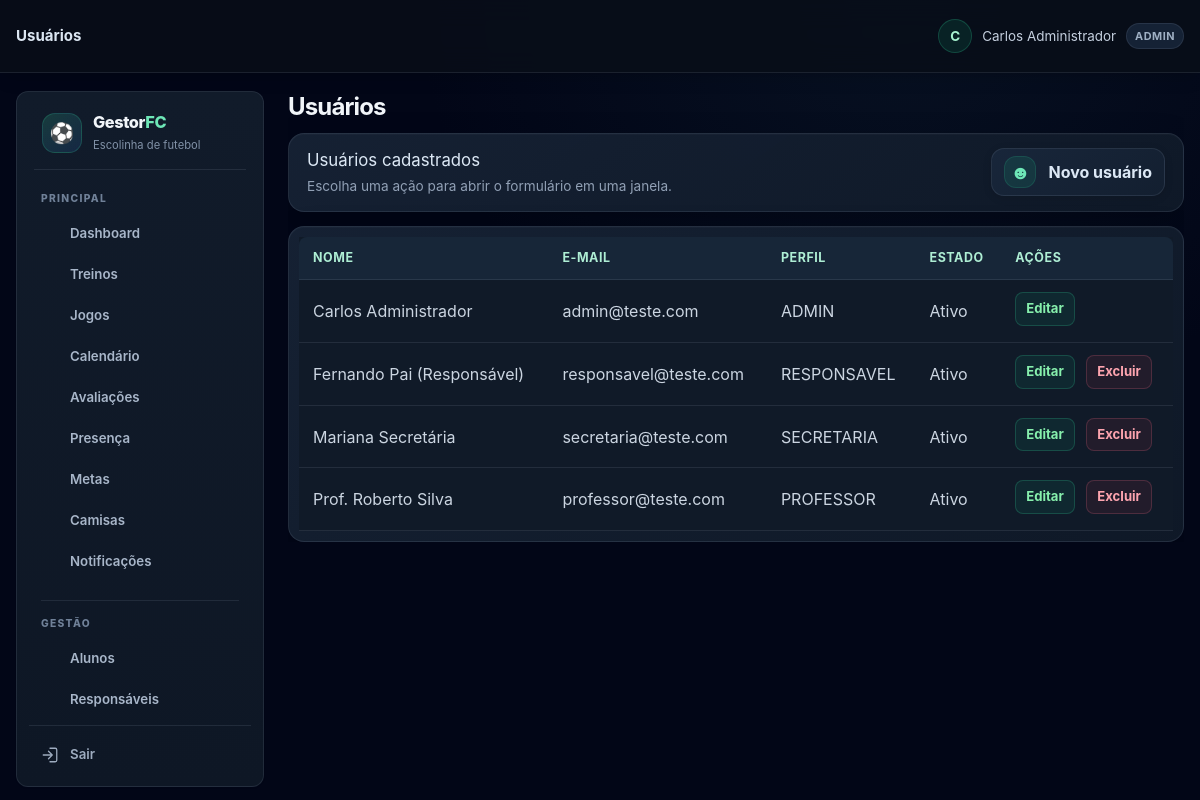
The page /usuarios.php (signed in) on the database its author committed.
### tables this page shows
CREATE TABLE TB_USUARIO (
    COD_USUARIO INT AUTO_INCREMENT PRIMARY KEY,
    COD_ESCOLINHA INT NOT NULL,
    NOME VARCHAR(100) NOT NULL,
    EMAIL VARCHAR(100) NOT NULL UNIQUE,
    SENHA_HASH VARCHAR(255) NOT NULL,
    PERFIL ENUM('ADMIN', 'SECRETARIA', 'PROFESSOR', 'RESPONSAVEL', 'ALUNO') NOT NULL DEFAULT 'ADMIN',
    ATIVO TINYINT(1) DEFAULT 1,
    CRIADO_EM TIMESTAMP DEFAULT CURRENT_TIMESTAMP,
    FOREIGN KEY (COD_ESCOLINHA) REFERENCES TB_ESCOLINHA(COD_ESCOLINHA) ON DELETE CASCADE
);

### includes/helpers.php (called while the page is built, shortened)
<?php
function e($value) {
    return htmlspecialchars((string) $value, ENT_QUOTES, 'UTF-8');
}

### usuarios.php (the view, shortened to what this page needs)
<?php
require_once __DIR__ . '/includes/layout.php';
$db = getDB();
$escolinha = currentEscolinhaId();
$consulta = $db->prepare('SELECT u.COD_USUARIO,u.NOME,u.EMAIL,u.PERFIL,u.ATIVO,a.COD_ALUNO FROM TB_USUARIO u LEFT JOIN TB_ALUNO a ON a.COD_USUARIO = u.COD_USUARIO WHERE u.COD_ESCOLINHA = ? ORDER BY u.NOME');
$consulta->execute([$escolinha]);
$lista = $consulta->fetchAll();
?>
<section><table><thead><tr><th>Nome</th><th>E-mail</th><th>Perfil</th><th>Estado</th><th>Ações</th></tr></thead><tbody>
<?php foreach ($lista as $usuario): ?><tr><td><?= e($usuario['NOME']) ?></td><td><?= e($usuario['EMAIL']) ?></td><td><?= e($usuario['PERFIL']) ?></td><td><?= $usuario['ATIVO'] ? 'Ativo' : 'Inativo' ?></td><td>
    <?php if ($usuario['PERFIL'] === 'ALUNO' && $usuario['COD_ALUNO']): ?><button type="button" class="acao-tabela" data-modal-url="alunos.php?mini=1&amp;editar=<?= (int) $usuario['COD_ALUNO'] ?>" data-modal-titulo="Acesso do aluno">Gerenciar acesso</button><?php else: ?><button type="button" class="acao-tabela" data-modal-url="usuarios.php?mini=1&amp;editar=<?= (int) $usuario['COD_USUARIO'] ?>" data-modal-titulo="Editar usuário">Editar</button><?php endif; ?>
    <?php if ((int) $usuario['COD_USUARIO'] !== (int) $_SESSION['user_id']): ?><form method="post" onsubmit="return confirm('Excluir este usuário?');"><button>Excluir</button></form><?php endif; ?>
</td></tr><?php endforeach; ?>
</tbody></table></section>

### rows shown on the page
tb_usuario: NOME "Carlos Administrador", EMAIL "admin@teste.com", PERFIL "ADMIN", ATIVO "Ativo"
tb_usuario: NOME "Fernando Pai (Responsável)", EMAIL "responsavel@teste.com", PERFIL "RESPONSAVEL", ATIVO "Ativo"
tb_usuario: NOME "Mariana Secretária", EMAIL "secretaria@teste.com", PERFIL "SECRETARIA", ATIVO "Ativo"
tb_usuario: NOME "Prof. Roberto Silva", EMAIL "professor@teste.com", PERFIL "PROFESSOR", ATIVO "Ativo"

### other values the page prints
$title "Usuários"
$_SESSION['username'] "Carlos Administrador"
$_SESSION['user_role'] "ADMIN"
$label "Dashboard Treinos Jogos Calendário Avaliações Presença Metas Camisas Notificações Alunos Responsáveis"
$titulosRecursos[$title] "Usuários cadastrados"
$acao[1] "☻"
$acao[0] "Novo usuário"
